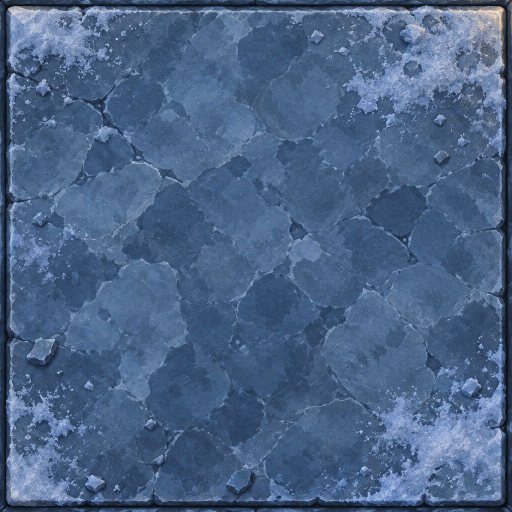
#> input picture build_tools/dungeons/frostspire_src/floor_a_2.jpg, 1024 x 1024 px, given in place of floor_a_1.jpg, which was not available (shown at 1/2 size)
$ python build_frostspire_manifest.py
#> lines starting #> are read from the running program, lines starting #| are printed output that depends on the picture; after the words box and inside, x2 and y2 are one past the last pixel; in counts of white or black regions, pixels touching at a corner belong together; pictures that were not available may be replaced by others from this repository, and a replacement may not be noted
### build_tools/dungeons/gkit.py
"""Shared helpers for the dungeon art kit builders (Old Granary Cellar first).

Everything here works on float32 numpy images.

* Chroma key: the paintings are made on flat pure green (about RGB 5,250,4).
  Alpha is estimated from the green excess, colour is un-mixed from the green
  (so no green fringe survives), the image is area-downsampled in
  premultiplied space, then alpha is cut to binary 0/255 and RGB is zeroed
  under alpha 0.
* Iso projection: a top-down square texture is mapped onto the 64x32 board
  diamond (top tip = texture corner (0,0), +x runs to the right tip).
"""
from __future__ import annotations

import json
import os

import cv2
import numpy as np
from PIL import Image

GREEN = np.array([5.0, 250.0, 4.0], np.float32)
HERE = os.path.dirname(os.path.abspath(__file__))
REPO = os.path.abspath(os.path.join(HERE, "..", ".."))
# Dungeon id -> its folder of chosen source paintings (next to this file).
DUNGEONS = {"old_granary_cellar": "granary_src", "frostspire_archive": "frostspire_src", "saltmaw_grotto": "saltmaw_src", "drowned_abbey": "abbey_src", "heart_of_the_blight": "blight_src"}
# GKIT_OUT_ROOT redirects every builder's output (used by check_granary_repro.py).
OUT_ROOT = os.environ.get("GKIT_OUT_ROOT") or os.path.join(REPO, "art", "pc", "dungeons")
DUNGEON = "old_granary_cellar"
SRC = os.path.join(HERE, "granary_src")
OUT = os.path.join(OUT_ROOT, DUNGEON)


def use(dungeon: str) -> None:
    """Point SRC/OUT (and so load_rgb, rel and every builder) at one dungeon."""
    global DUNGEON, SRC, OUT
    DUNGEON = dungeon
    SRC = os.path.join(HERE, DUNGEONS[dungeon])
    OUT = os.path.join(OUT_ROOT, dungeon)


# Open-world monster kits (package Z1): sources and output per level zone.
WORLD_ZONES = {"stoneford": "stoneford_src"}
WORLD_OUT_ROOT = os.environ.get("GKIT_WORLD_OUT_ROOT") or os.path.join(REPO, "art", "pc", "world")


# [6 lines left out: function use_world, not called in this run]


def load_rgb(name: str) -> np.ndarray:
#> called with name = 'floor_a_1.jpg'
    path = name if os.path.isabs(name) else os.path.join(SRC, name)
    return np.asarray(Image.open(path).convert("RGB"), np.float32)


# [25 lines left out: function key_green, not called in this run]


MAGENTA = np.array([249.0, 3.0, 250.0], np.float32)


# [31 lines left out: functions key_magenta, despill_magenta, not called in this run]


def key_auto(rgb: np.ndarray) -> np.ndarray:
    c = rgb[:8, :8].reshape(-1, 3).mean(0)
    return key_magenta(rgb) if c[0] > 150 and c[2] > 150 and c[1] < 80 else key_green(rgb)


# [34 lines left out: functions clean_alpha, crop_bbox, resize_prem, not called in this run]


def binarize(prem: np.ndarray, thr: float = 0.5) -> np.ndarray:
    """Premultiplied float -> straight uint8 RGBA with alpha 0/255, RGB 0 under 0."""
    a = prem[..., 3]
    on = a >= thr
    rgb = prem[..., :3] / np.maximum(a, 1e-4)[..., None]
    rgb = np.clip(rgb * 255.0 + 0.5, 0, 255).astype(np.uint8)
    out = np.zeros(prem.shape[:2] + (4,), np.uint8)
    out[..., :3] = np.where(on[..., None], rgb, 0)
    out[..., 3] = np.where(on, 255, 0)
    return out


def save_png(path: str, rgba: np.ndarray) -> None:
    os.makedirs(os.path.dirname(path), exist_ok=True)
    Image.fromarray(rgba).save(path, optimize=True)


# [9 lines left out: function grade, not called in this run]


# ---------------------------------------------------------------- iso tiles

def diamond_mask(w: int, h: int, bleed: float = 0.5) -> np.ndarray:
    """Binary diamond of the w x h box; pixel centres within the diamond grown by `bleed` px."""
    ys, xs = np.mgrid[0:h, 0:w].astype(np.float32) + 0.5
    d = np.abs(xs - w / 2) / (w / 2) + np.abs(ys - h / 2) / (h / 2)
    return d <= 1.0 + bleed / (h / 2)


def project_square(tex: np.ndarray, w: int, h: int, ss: int = 6, bleed: float = 0.5) -> np.ndarray:
    """Map a square top-down texture (float, any channels) onto a w x h diamond.

    Texture corner (0,0) -> top tip, (1,0) -> right tip, (1,1) -> bottom tip,
    (0,1) -> left tip. Supersampled ss x then area-reduced. Returns float RGBA
    premultiplied with a binary diamond alpha (grown by `bleed` px so
    neighbours never leave a hairline gap).
    """
    W, H = w * ss, h * ss
    ys, xs = np.mgrid[0:H, 0:W].astype(np.float32) + 0.5
    px = (xs - W / 2) / (W / 2)
    py = ys / (H / 2)
    s = (px + py) / 2.0
    t = (py - px) / 2.0
    th, tw = tex.shape[:2]
    mx = np.clip(s, 0, 1) * (tw - 1)
    my = np.clip(t, 0, 1) * (th - 1)
    img = tex if tex.shape[2] == 4 else np.concatenate([tex, np.ones(tex.shape[:2] + (1,), np.float32)], -1)
    big = cv2.remap(img, mx.astype(np.float32), my.astype(np.float32), cv2.INTER_LINEAR, borderMode=cv2.BORDER_REFLECT)
    small = cv2.resize(big, (w, h), interpolation=cv2.INTER_AREA)
    m = diamond_mask(w, h, bleed)
    out = np.zeros((h, w, 4), np.float32)
    out[..., :3] = small[..., :3]
    out[..., 3] = 1.0
    out[~m] = 0
    return out


def rel(path: str) -> str:
    return os.path.relpath(path, OUT).replace(os.sep, "/")


# [5 lines left out: function write_json, not called in this run]

### build_tools/dungeons/board_kit.py
"""Generic combat-board kit builder (floor tiles, glowing pads, props, floor decals, backdrops).

One `Board` per dungeon; the per-dungeon scripts (build_granary_board.py,
build_frostspire_board.py) only hold the piece list and the numbers. The
defaults here are the Old Granary Cellar's, and the Granary output must stay
byte-identical (check_granary_repro.py).

Board math is board_view.gd / BoardVisualSort: cell centre
cell_to_local(x, y) = ((x - y) * 32, (x + y) * 16), 64x32 diamonds.

* Floor tiles: top-down slab paintings mapped onto the 64x32 diamond
  (and 128x64 for the 2x master). Each slab is cropped on its painted grout
  line, so neighbouring tiles share a full grout line and tile seamlessly.
  Draw like KoliseoArt full-bleed tiles: centred on the cell centre.
* Props: chroma-keyed paintings, image bottom-centre on the south tip of the
  south-most footprint cell (tile.gd `_paint_prop`).
* Decals (drain grate, rune circle): full footprint-diamond canvas, ground layer.
* Glows: additive RGB, binary alpha, black elsewhere.
* Backdrops: the room shell painting, affinely fitted so its painted key-colour
  floor matches the NxN board diamond, with the board diamond cut out (alpha 0)
  and the dark surround keyed out.
"""
import os

import cv2
import numpy as np

import gkit

WARM = (1.0, 0.66, 0.2)


# [6 lines left out: function key_excess, not called in this run]


def keyer(key):
    return gkit.key_magenta if key == "magenta" else gkit.key_green


# [7 lines left out: function addglow, not called in this run]


def grout_crop(rgb):
    L = rgb.mean(-1)
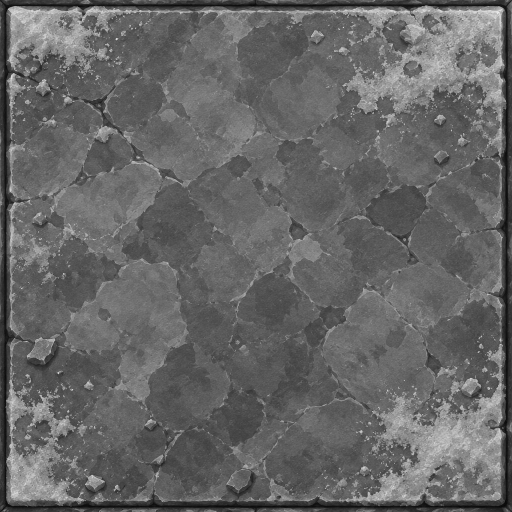
#> L: shape (1024, 1024) float32 (shown at 1/2 size); min 2.33, max 249, mean 101.9
    h, w = L.shape
    t = int(np.argmin(L[:50].mean(1)))
#> t = 11
    b = h - 1 - int(np.argmin(L[-50:][::-1].mean(1)))
#> b = 1013
    lf = int(np.argmin(L[:, :50].mean(0)))
#> lf = 11
    r = w - 1 - int(np.argmin(L[:, -50:][:, ::-1].mean(0)))
#> r = 1013
    return rgb[t:b + 1, lf:r + 1]
#> returned value: shape (1003, 1003, 3) float32


# [32 lines left out: function fit_floor_corners, not called in this run]


class Board:
    def __init__(self, key="green", floor_fill=(28, 22, 18)):
        self.dir = os.path.join(gkit.OUT, "board")
        self.key = key
        self.floor_fill = floor_fill
        self.META = {"tiles": [], "props": [], "decals": [], "glows": [], "backdrops": []}

    def _path(self, sub, part, name):
        return os.path.join(self.dir, part, sub, name) if sub else os.path.join(self.dir, part, name)

    # ------------------------------------------------------------ tiles
    def tile(self, src, out_id, room, kind="floor", grade=None):
        rgb = grout_crop(gkit.load_rgb(src)) / 255.0
        rgb = cv2.resize(rgb, (768, 768), interpolation=cv2.INTER_AREA)
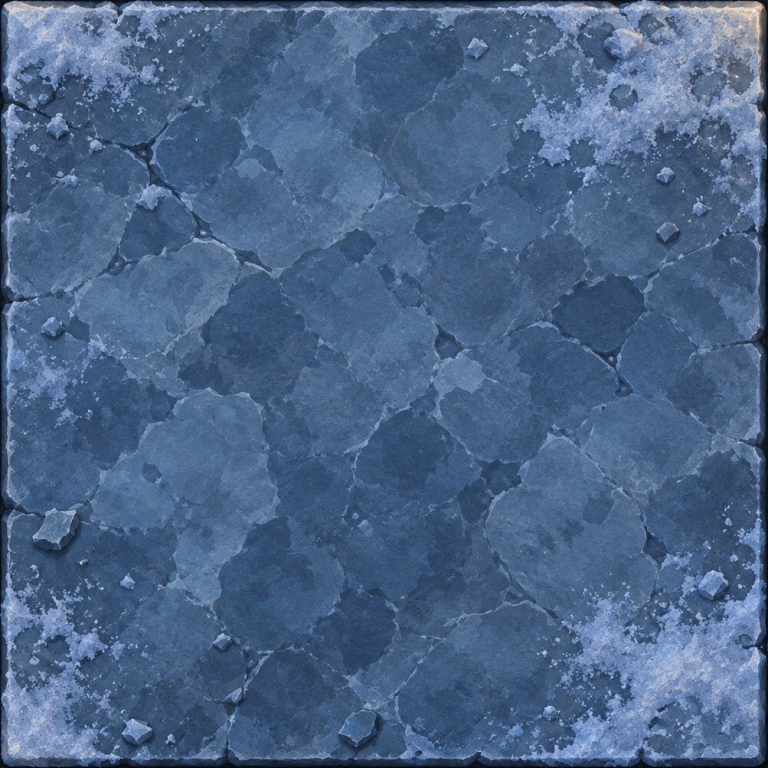
#> rgb: shape (768, 768, 3) float32; mean of channels 0, 1, 2 0.295, 0.393, 0.534; drawn as R, G, B
        if grade:  # optional colour grade (straight rgb), e.g. to darken a floor that came out too bright
            prem = np.concatenate([rgb, np.ones(rgb.shape[:2] + (1,), rgb.dtype)], -1).astype(np.float32)
            rgb = gkit.grade(prem, **grade)[..., :3]
        for sub, (w, h) in (("", (64, 32)), ("_2x", (128, 64))):
            im = gkit.binarize(gkit.project_square(rgb.astype(np.float32), w, h))
            gkit.save_png(self._path(sub, "tiles", out_id + ".png"), im)
#> this loop made 2 passes
#> pass 1, in project_square, `big = cv2.remap(img, mx.astype(np.float32), my.astype(np.float32), cv2..`:
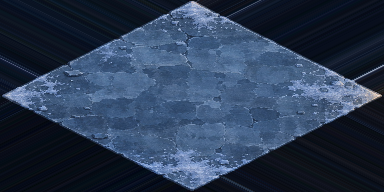
#> big: shape (192, 384, 4) float32; mean of channels 0, 1, 2, 3 0.169, 0.231, 0.325, 1; drawn as R, G, B
#> pass 1, in binarize, `a = prem[..., 3]`:
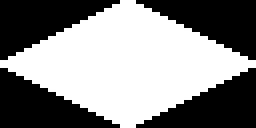
#> a: shape (32, 64) float32 (shown 4 times larger); values 0 (black) and 1 (white), 53.1% white; 4 black regions, box (x1, y1, x2, y2) and area: (0, 0, 30, 15) 240, (34, 0, 64, 15) 240, (0, 17, 30, 32) 240, (34, 17, 64, 32) 240
        self.META["tiles"].append({
            "id": out_id, "room": room, "kind": kind,
            "file": "board/tiles/%s.png" % out_id, "file_2x": "board/tiles/_2x/%s.png" % out_id,
            "size": [64, 32], "size_2x": [128, 64],
            "anchor": "image centre = cell centre (cell_to_local); full 64x32 diamond, 0.5 px bleed on the diagonal edges",
            "walkable": True, "blocks": False, "source": src,
        })
        return rgb

    # [242 lines left out: functions pad_glow, prop, decal, extend_floor, backdrop, not called in this run]

    def write_meta(self, name):
        gkit.write_json(os.path.join(gkit.HERE, name), self.META)

### build_tools/dungeons/build_frostspire_board.py
"""Frostspire Archive combat-board kit: floor tiles, rune pad, props, rune circle, backdrops.

The cutting code is shared (board_kit.py); this file is the Frostspire piece list.
Every keyed piece here is painted on flat MAGENTA (#FF00FF): the ice-blue paint
would be eaten by a green key.
Room A = the archive stacks (pack fight), room B = the Pale Archivist's reading hall (boss).
"""
import os
import sys

import numpy as np

sys.path.insert(0, os.path.dirname(os.path.abspath(__file__)))
import gkit  # noqa: E402
import board_kit  # noqa: E402

ICE = (0.42, 0.74, 1.0)
META = {"tiles": [], "props": [], "decals": [], "glows": [], "backdrops": []}


# [18 lines left out: functions cyan_lines, flame, flame_top, not called in this run]


def build():
    gkit.use("frostspire_archive")
    b = board_kit.Board(key="magenta", floor_fill=(16, 20, 30))
    for i in (1, 2, 3):
        b.tile("floor_a_%d.jpg" % i, "archive_floor_%s" % "abc"[i - 1], "a")
        b.tile("floor_b_%d.jpg" % i, "hall_floor_%s" % "abc"[i - 1], "b")
#> call 2 of load_rgb, with name = 'floor_b_1.jpg'
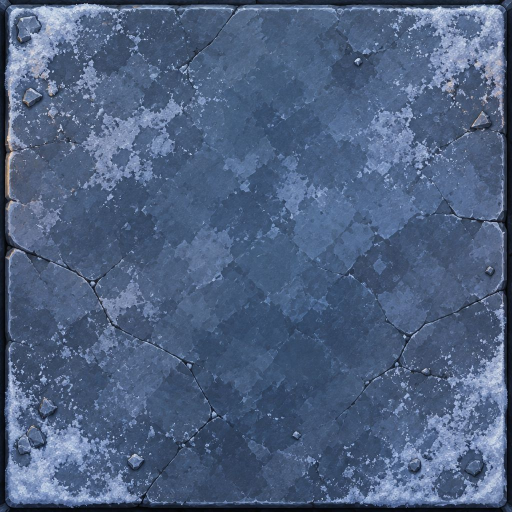
#> input picture build_tools/dungeons/frostspire_src/floor_a_3.jpg, 1024 x 1024 px, given in place of floor_b_1.jpg, which was not available (shown at 1/2 size)
#> in grout_crop (call 2), `L = rgb.mean(-1)`:
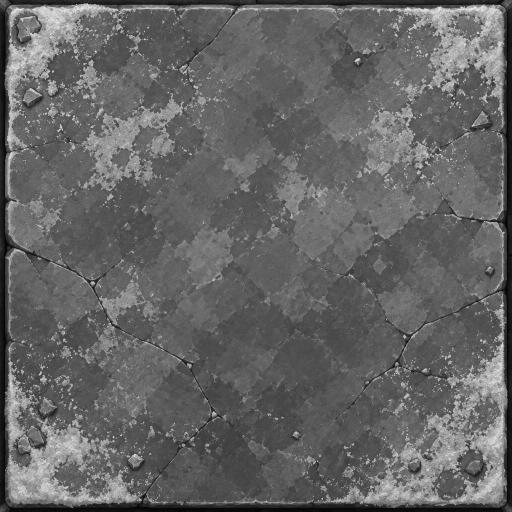
#> L: shape (1024, 1024) float32 (shown at 1/2 size); min 0.333, max 250.7, mean 100.7
#> in grout_crop (call 2), `t = int(np.argmin(L[:50].mean(1)))`: t = 8
#> in grout_crop (call 2), `b = h - 1 - int(np.argmin(L[-50:][::-1].mean(1)))`: b = 1016
#> in grout_crop (call 2), `lf = int(np.argmin(L[:, :50].mean(0)))`: lf = 8
#> in grout_crop (call 2), `r = w - 1 - int(np.argmin(L[:, -50:][:, ::-1].mean(0)))`: r = 1015
#> in grout_crop (call 2), `return rgb[t:b + 1, lf:r + 1]`:
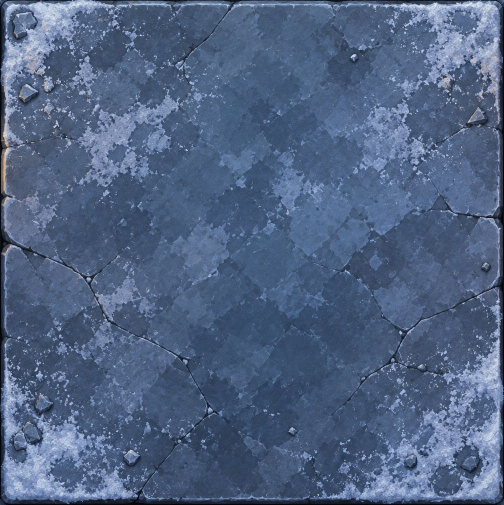
#> returned value: shape (1009, 1008, 3) float32 (shown at 1/2 size); mean of channels 0, 1, 2 79.8, 98.8, 130.5; drawn as R, G, B
#> (the rest of the program and of its run is left out)
